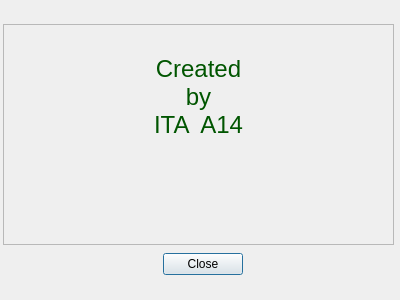
<?xml version="1.0" encoding="UTF-8"?>
<ui version="4.0">
 <class>modal_window</class>
 <widget class="QDialog" name="modal_window">
  <property name="geometry">
   <rect>
    <x>0</x>
    <y>0</y>
    <width>400</width>
    <height>300</height>
   </rect>
  </property>
  <property name="windowTitle">
   <string>Dialog</string>
  </property>
  <widget class="QDialogButtonBox" name="buttonBox">
   <property name="enabled">
    <bool>true</bool>
   </property>
   <property name="geometry">
    <rect>
     <x>150</x>
     <y>250</y>
     <width>93</width>
     <height>28</height>
    </rect>
   </property>
   <property name="orientation">
    <enum>Qt::Horizontal</enum>
   </property>
   <property name="standardButtons">
    <set>QDialogButtonBox::Close</set>
   </property>
  </widget>
  <widget class="QTextEdit" name="textEdit">
   <property name="enabled">
    <bool>false</bool>
   </property>
   <property name="geometry">
    <rect>
     <x>3</x>
     <y>24</y>
     <width>391</width>
     <height>221</height>
    </rect>
   </property>
   <property name="html">
    <string>&lt;!DOCTYPE HTML PUBLIC &quot;-//W3C//DTD HTML 4.0//EN&quot; &quot;http://www.w3.org/TR/REC-html40/strict.dtd&quot;&gt;
&lt;html&gt;&lt;head&gt;&lt;meta name=&quot;qrichtext&quot; content=&quot;1&quot; /&gt;&lt;style type=&quot;text/css&quot;&gt;
p, li { white-space: pre-wrap; }
&lt;/style&gt;&lt;/head&gt;&lt;body style=&quot; font-family:'MS Shell Dlg 2'; font-size:7.8pt; font-weight:400; font-style:normal;&quot;&gt;
&lt;p align=&quot;center&quot; style=&quot;-qt-paragraph-type:empty; margin-top:0px; margin-bottom:0px; margin-left:0px; margin-right:0px; -qt-block-indent:0; text-indent:0px;&quot;&gt;&lt;br /&gt;&lt;/p&gt;
&lt;p align=&quot;center&quot; style=&quot;-qt-paragraph-type:empty; margin-top:0px; margin-bottom:0px; margin-left:0px; margin-right:0px; -qt-block-indent:0; text-indent:0px;&quot;&gt;&lt;br /&gt;&lt;/p&gt;
&lt;p align=&quot;center&quot; style=&quot; margin-top:0px; margin-bottom:0px; margin-left:0px; margin-right:0px; -qt-block-indent:0; text-indent:0px;&quot;&gt;&lt;span style=&quot; font-size:18pt; color:#005500;&quot;&gt;Created&lt;/span&gt;&lt;/p&gt;
&lt;p align=&quot;center&quot; style=&quot; margin-top:0px; margin-bottom:0px; margin-left:0px; margin-right:0px; -qt-block-indent:0; text-indent:0px;&quot;&gt;&lt;span style=&quot; font-size:18pt; color:#005500;&quot;&gt;by&lt;/span&gt;&lt;/p&gt;
&lt;p align=&quot;center&quot; style=&quot; margin-top:0px; margin-bottom:0px; margin-left:0px; margin-right:0px; -qt-block-indent:0; text-indent:0px;&quot;&gt;&lt;span style=&quot; font-size:18pt; color:#005500;&quot;&gt;ITA  A14&lt;/span&gt;&lt;/p&gt;
&lt;p align=&quot;center&quot; style=&quot;-qt-paragraph-type:empty; margin-top:0px; margin-bottom:0px; margin-left:0px; margin-right:0px; -qt-block-indent:0; text-indent:0px; font-size:18pt; color:#005500;&quot;&gt;&lt;br /&gt;&lt;/p&gt;
&lt;p align=&quot;center&quot; style=&quot;-qt-paragraph-type:empty; margin-top:0px; margin-bottom:0px; margin-left:0px; margin-right:0px; -qt-block-indent:0; text-indent:0px;&quot;&gt;&lt;br /&gt;&lt;/p&gt;&lt;/body&gt;&lt;/html&gt;</string>
   </property>
  </widget>
 </widget>
 <resources/>
 <connections>
  <connection>
   <sender>buttonBox</sender>
   <signal>accepted()</signal>
   <receiver>modal_window</receiver>
   <slot>accept()</slot>
   <hints>
    <hint type="sourcelabel">
     <x>248</x>
     <y>254</y>
    </hint>
    <hint type="destinationlabel">
     <x>157</x>
     <y>274</y>
    </hint>
   </hints>
  </connection>
  <connection>
   <sender>buttonBox</sender>
   <signal>rejected()</signal>
   <receiver>modal_window</receiver>
   <slot>reject()</slot>
   <hints>
    <hint type="sourcelabel">
     <x>316</x>
     <y>260</y>
    </hint>
    <hint type="destinationlabel">
     <x>286</x>
     <y>274</y>
    </hint>
   </hints>
  </connection>
 </connections>
</ui>
